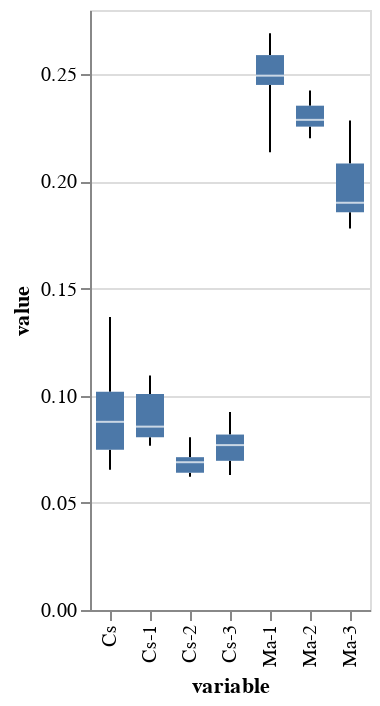

Notebook code for this chart:
### Code cell
calc_rf_importances("models_20/log_decay/N_6_vc_3_vm_3_lr_0.001_hc_50_hm_50_cSpeakFreq_1_mActFreq_1/test_trajectories.pkl")

### Figure 1 — Vega-Lite specification as saved in the notebook (floating-point values rounded to 4 significant figures)
{"config": {"view": {"continuousWidth": 400, "continuousHeight": 300}}, "data": {"name": "data-eff4066bbb559b155df13e238f4669ba"}, "mark": {"type": "boxplot", "extent": "min-max"}, "encoding": {"x": {"field": "variable", "type": "nominal"}, "y": {"field": "value", "type": "quantitative"}}, "$schema": "https://vega.github.io/schema/vega-lite/v4.17.0.json", "datasets": {"data-eff4066bbb559b155df13e238f4669ba": [{"variable": "Cs", "value": 0.06872}, {"variable": "Cs", "value": 0.09925}, {"variable": "Cs", "value": 0.07438}, {"variable": "Cs", "value": 0.08356}, {"variable": "Cs", "value": 0.1027}, {"variable": "Cs", "value": 0.1367}, {"variable": "Cs", "value": 0.112}, {"variable": "Cs", "value": 0.09207}, {"variable": "Cs", "value": 0.07621}, {"variable": "Cs", "value": 0.06539}, {"variable": "Cs-1", "value": 0.08317}, {"variable": "Cs-1", "value": 0.08493}, {"variable": "Cs-1", "value": 0.0862}, {"variable": "Cs-1", "value": 0.09696}, {"variable": "Cs-1", "value": 0.07972}, {"variable": "Cs-1", "value": 0.1022}, {"variable": "Cs-1", "value": 0.07664}, {"variable": "Cs-1", "value": 0.1072}, {"variable": "Cs-1", "value": 0.07702}, {"variable": "Cs-1", "value": 0.1095}, {"variable": "Cs-2", "value": 0.0783}, {"variable": "Cs-2", "value": 0.0622}, {"variable": "Cs-2", "value": 0.06356}, {"variable": "Cs-2", "value": 0.06961}, {"variable": "Cs-2", "value": 0.06555}, {"variable": "Cs-2", "value": 0.06831}, {"variable": "Cs-2", "value": 0.08062}, {"variable": "Cs-2", "value": 0.07177}, {"variable": "Cs-2", "value": 0.06995}, {"variable": "Cs-2", "value": 0.06279}, {"variable": "Cs-3", "value": 0.07092}, {"variable": "Cs-3", "value": 0.07827}, {"variable": "Cs-3", "value": 0.06304}, {"variable": "Cs-3", "value": 0.08244}, {"variable": "Cs-3", "value": 0.08019}, {"variable": "Cs-3", "value": 0.06919}, {"variable": "Cs-3", "value": 0.09235}, {"variable": "Cs-3", "value": 0.08301}, {"variable": "Cs-3", "value": 0.07564}, {"variable": "Cs-3", "value": 0.06806}, {"variable": "Ma-3", "value": 0.2116}, {"variable": "Ma-3", "value": 0.1985}, {"variable": "Ma-3", "value": 0.2285}, {"variable": "Ma-3", "value": 0.1905}, {"variable": "Ma-3", "value": 0.1781}, {"variable": "Ma-3", "value": 0.185}, {"variable": "Ma-3", "value": 0.1875}, {"variable": "Ma-3", "value": 0.1809}, {"variable": "Ma-3", "value": 0.1896}, {"variable": "Ma-3", "value": 0.2151}, {"variable": "Ma-2", "value": 0.2272}, {"variable": "Ma-2", "value": 0.2215}, {"variable": "Ma-2", "value": 0.2391}, {"variable": "Ma-2", "value": 0.23}, {"variable": "Ma-2", "value": 0.2311}, {"variable": "Ma-2", "value": 0.225}, {"variable": "Ma-2", "value": 0.2368}, {"variable": "Ma-2", "value": 0.2202}, {"variable": "Ma-2", "value": 0.2424}, {"variable": "Ma-2", "value": 0.2275}, {"variable": "Ma-1", "value": 0.2601}, {"variable": "Ma-1", "value": 0.2554}, {"variable": "Ma-1", "value": 0.2453}, {"variable": "Ma-1", "value": 0.247}, {"variable": "Ma-1", "value": 0.2627}, {"variable": "Ma-1", "value": 0.2136}, {"variable": "Ma-1", "value": 0.2142}, {"variable": "Ma-1", "value": 0.245}, {"variable": "Ma-1", "value": 0.2691}, {"variable": "Ma-1", "value": 0.2517}]}}
